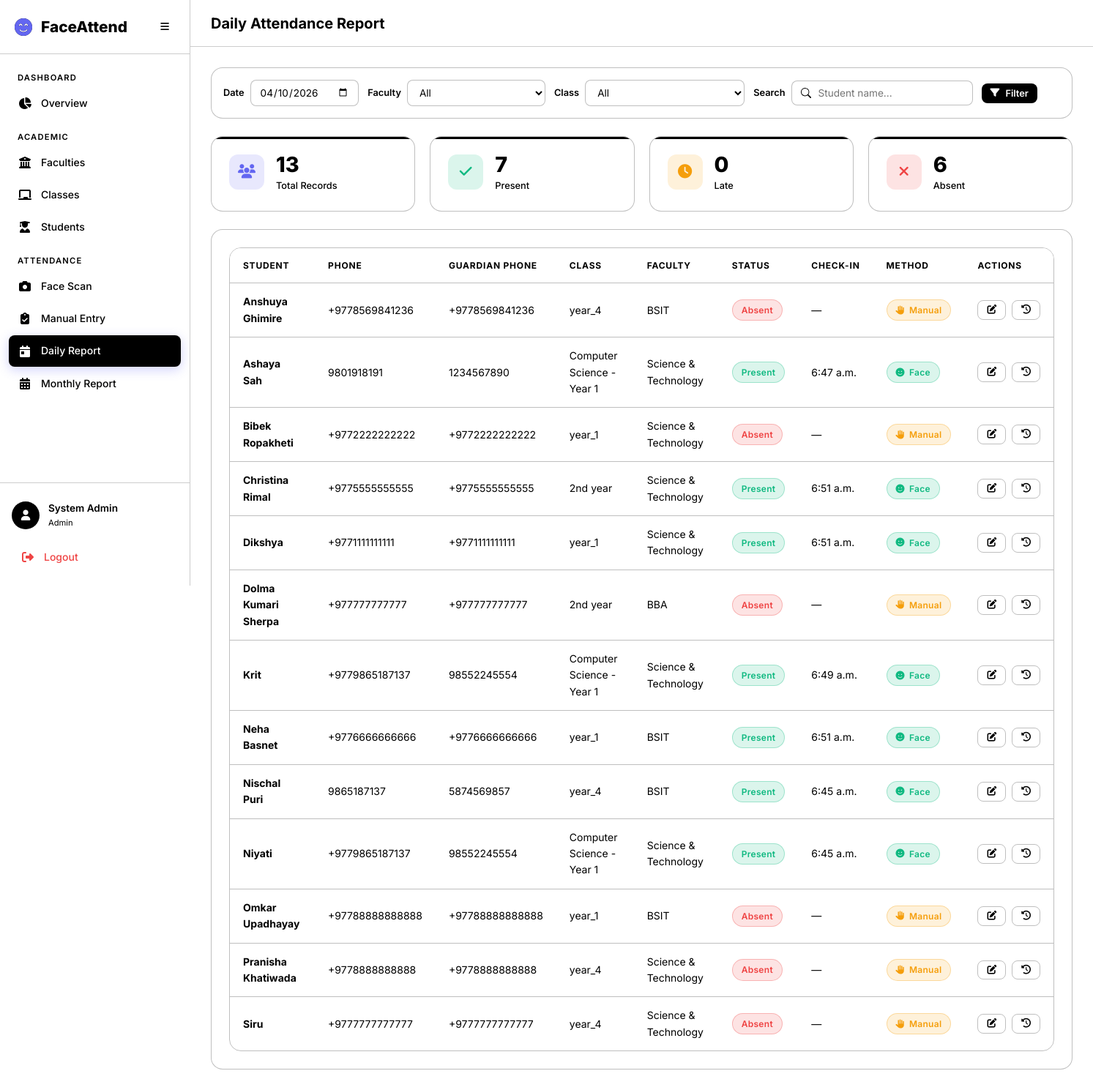
The app's page /attendance/daily/ with its own data.
### accounts/models.py (models this page shows, shortened)
class User(AbstractUser):
    class Role(models.TextChoices):
        ADMIN = 'admin', 'Admin'
        TEACHER = 'teacher', 'Teacher'
        STUDENT = 'student', 'Student'
    role = models.CharField(
        max_length=10,
        choices=Role.choices,
        default=Role.STUDENT,
    )
    phone = models.CharField(max_length=20, blank=True)
    profile_image = models.ImageField(upload_to='profiles/', blank=True, null=True)

### attendance/models.py (models this page shows, shortened)
class Attendance(models.Model):
    class Status(models.TextChoices):
        PRESENT = 'present', 'Present'
        ABSENT = 'absent', 'Absent'
        LATE = 'late', 'Late'
        INFORMED = 'informed', 'Informed'
    student = models.ForeignKey(Student, on_delete=models.CASCADE, related_name='attendances')
    date = models.DateField()
    status = models.CharField(max_length=10, choices=Status.choices, default=Status.ABSENT)
    check_in_time = models.TimeField(null=True, blank=True)
    marked_by = models.ForeignKey(
        settings.AUTH_USER_MODEL,
        on_delete=models.SET_NULL,
        null=True, blank=True,
        related_name='marked_attendances',
    )
    is_face_recognized = models.BooleanField(default=False)
    is_override = models.BooleanField(default=False)
    confidence = models.FloatField(null=True, blank=True, help_text='Face recognition confidence score')
    notes = models.TextField(blank=True)
    created_at = models.DateTimeField(auto_now_add=True)
    updated_at = models.DateTimeField(auto_now=True)
    class Meta:
        unique_together = ['student', 'date']
        ordering = ['-date', 'student__full_name']

### academics/models.py (models this page shows, shortened)
class Student(models.Model):
    user = models.OneToOneField(
        settings.AUTH_USER_MODEL,
        on_delete=models.CASCADE,
        related_name='student_profile',
        null=True, blank=True,
    )
    full_name = models.CharField(max_length=300)
    profile_image = models.ImageField(upload_to='students/profiles/')
    face_encoding = models.BinaryField(null=True, blank=True, help_text='128-d face encoding as bytes')
    enrollment_year = models.PositiveIntegerField()
    faculty = models.ForeignKey(Faculty, on_delete=models.CASCADE, related_name='students')
    academic_class = models.ForeignKey(AcademicClass, on_delete=models.CASCADE, related_name='students')
    phone = models.CharField(max_length=20, blank=True)
    guardian_phone = models.CharField(max_length=20, blank=True)
    is_phone_flagged = models.BooleanField(
        default=False,
        help_text='Mark this when the student phone number is incorrect.',
    )
    is_active = models.BooleanField(default=True)
    created_at = models.DateTimeField(auto_now_add=True)
    updated_at = models.DateTimeField(auto_now=True)
    class Meta:
        ordering = ['full_name']

class AcademicClass(models.Model):
    name = models.CharField(max_length=200)
    faculty = models.ForeignKey(Faculty, on_delete=models.CASCADE, related_name='classes')
    teacher = models.ForeignKey(
        settings.AUTH_USER_MODEL,
        on_delete=models.SET_NULL,
        null=True, blank=True,
        related_name='assigned_classes',
        limit_choices_to={'role': 'teacher'},
    )
    created_at = models.DateTimeField(auto_now_add=True)
    updated_at = models.DateTimeField(auto_now=True)
    class Meta:
        verbose_name_plural = 'Classes'
        ordering = ['faculty__name', 'name']
        unique_together = ['name', 'faculty']

class Faculty(models.Model):
    name = models.CharField(max_length=200, unique=True)
    description = models.TextField(blank=True)
    created_at = models.DateTimeField(auto_now_add=True)
    updated_at = models.DateTimeField(auto_now=True)
    class Meta:
        verbose_name_plural = 'Faculties'
        ordering = ['name']

### attendance/views.py (the view)
# urls.py: path('daily/', views.daily_report, name='daily_report'),
@login_required
@admin_or_teacher_required
def daily_report(request):
    today = timezone.localdate()
    selected_date = request.GET.get('date', today.isoformat())
    faculty_id = request.GET.get('faculty')
    class_id = request.GET.get('class')
    search = request.GET.get('search', '')
    records = Attendance.objects.filter(date=selected_date).select_related(
        'student', 'student__academic_class', 'student__faculty', 'marked_by'
    )
    teacher_classes = None
    if request.user.role == 'teacher':
        teacher_classes = AcademicClass.objects.filter(teacher=request.user).select_related('faculty')
        records = records.filter(student__academic_class__in=teacher_classes)
    if faculty_id:
        records = records.filter(student__faculty_id=faculty_id)
    if class_id:
        records = records.filter(student__academic_class_id=class_id)
    if search:
        records = records.filter(student__full_name__icontains=search)
    summary = {
        'total': records.count(),
        'present': records.filter(status='present').count(),
        'late': records.filter(status='late').count(),
        'absent': records.filter(status='absent').count(),
        'informed': records.filter(status='informed').count(),
    }
    if request.user.role == 'teacher':
        faculties = Faculty.objects.filter(classes__in=teacher_classes).distinct()
        classes = teacher_classes
    else:
        faculties = Faculty.objects.all()
        classes = AcademicClass.objects.all()
    return render(request, 'attendance/daily_report.html', {
        'records': records,
        'summary': summary,
        'faculties': faculties,
        'classes': classes,
        'selected_date': selected_date,
        'selected_faculty': faculty_id,
        'selected_class': class_id,
        'search': search,
    })

### templates/attendance/daily_report.html (shortened to what this page needs)
{% extends 'base.html' %}
{% load static %}
{% block page_title %}Daily Attendance Report{% endblock %}
{% block content %}
<div class="animate-fade-in">
    <form method="get" class="filters-bar mb-3">
        <div class="filter-group">
            <label>Date</label>
            <input type="date" name="date" value="{{ selected_date }}" class="filter-input"
                onchange="this.form.submit()">
        </div>
        <div class="filter-group">
            <label>Faculty</label>
            <select name="faculty" class="filter-input" onchange="this.form.submit()">
                <option value="">All</option>
            </select>
        </div>
        <div class="filter-group">
            <label>Class</label>
            <select name="class" class="filter-input" onchange="this.form.submit()">
                <option value="">All</option>
            </select>
        </div>
        <div class="filter-group">
            <label>Search</label>
            <input type="text" name="search" value="{{ search }}" placeholder="Student name..." class="search-input">
        </div>
        <button type="submit" class="btn btn-sm btn-primary"><i class="fas fa-filter"></i> Filter</button>
    </form>
    <div class="stats-grid mb-3">
        <div class="stat-card primary">
            <div class="stat-icon primary"><i class="fas fa-users"></i></div>
            <div class="stat-content">
                <div class="stat-value">{{ summary.total }}</div>
                <div class="stat-label">Total Records</div>
            </div>
        </div>
        <div class="stat-card success">
            <div class="stat-icon success"><i class="fas fa-check"></i></div>
            <div class="stat-content">
                <div class="stat-value">{{ summary.present }}</div>
                <div class="stat-label">Present</div>
            </div>
        </div>
        <div class="stat-card warning">
            <div class="stat-icon warning"><i class="fas fa-clock"></i></div>
            <div class="stat-content">
                <div class="stat-value">{{ summary.late }}</div>
                <div class="stat-label">Late</div>
            </div>
        </div>
        <div class="stat-card danger">
            <div class="stat-icon danger"><i class="fas fa-times"></i></div>
            <div class="stat-content">
                <div class="stat-value">{{ summary.absent }}</div>
                <div class="stat-label">Absent</div>
            </div>
        </div>
    </div>
    <div class="card">
        <div class="table-container">
            <table class="data-table" id="dailyTable">
                <thead>
                    <tr>
                        <th>Student</th>
                        <th>Phone</th>
                        <th>Guardian Phone</th>
                        <th>Class</th>
                        <th>Faculty</th>
                        <th>Status</th>
                        <th>Check-in</th>
                        <th>Method</th>
                        <th>Actions</th>
                    </tr>
                </thead>
                <tbody>
                    {% for r in records %}
                    <tr>
                        <td><strong>{{ r.student.full_name }}</strong></td>
                        <td>{{ r.student.phone|default:"—" }}</td>
                        <td>{{ r.student.guardian_phone|default:"—" }}</td>
                        <td>{{ r.student.academic_class.name }}</td>
                        <td>{{ r.student.faculty.name }}</td>
                        <td><span class="badge badge-{{ r.status }}">{{ r.get_status_display }}</span></td>
                        <td>{{ r.check_in_time|default:"—" }}</td>
                        <td>
                            {% if r.is_face_recognized %}
                            <span class="badge badge-present"><i class="fas fa-face-smile"></i> Face</span>
                            {% elif r.is_override %}
                            <span class="badge badge-informed"><i class="fas fa-edit"></i> Override</span>
                            {% else %}
                            <span class="badge badge-late"><i class="fas fa-hand"></i> Manual</span>
                            {% endif %}
                        </td>
                        <td>
                            <div class="d-flex gap-1">
                                {% if request.user.role == 'admin' %}
                                <a href="{% url 'attendance:override' r.pk %}" class="btn btn-sm btn-outline"
                                    title="Override">
                                    <i class="fas fa-edit"></i>
                                </a>
                                {% endif %}
                                <a href="{% url 'attendance:logs' r.pk %}" class="btn btn-sm btn-outline" title="Logs">
                                    <i class="fas fa-history"></i>
                                </a>
                            </div>
                        </td>
                    </tr>
                    {% empty %}
                    <tr>
                        <td colspan="9" class="text-center text-muted">No attendance records for this date.</td>
                    </tr>
                    {% endfor %}
                </tbody>
            </table>
        </div>
    </div>
</div>
{% endblock %}

### templates/base.html (shortened to what this page needs)
<!DOCTYPE html>
<html lang="en" data-theme="dark">
<head>
    <link rel="stylesheet" href="https://cdnjs.cloudflare.com/ajax/libs/font-awesome/6.5.1/css/all.min.css">
    {% load static %}
    <link rel="stylesheet" href="{% static 'css/style.css' %}">
</head>
<body>
    {% if user.is_authenticated %}
    <div class="app-layout">
        <aside class="sidebar" id="sidebar">
            <div class="sidebar-header">
                <div class="logo">
                    <i class="fas fa-face-smile-beam"></i>
                    <span>FaceAttend</span>
                </div>
                <button class="sidebar-toggle" id="sidebarToggle">
                    <i class="fas fa-bars"></i>
                </button>
            </div>
            <nav class="sidebar-nav">
                {% if user.role == 'admin' %}
                <div class="nav-section">
                    <span class="nav-section-title">Dashboard</span>
                    <a href="{% url 'academics:admin_dashboard' %}" class="nav-link {% if request.resolver_match.url_name == 'admin_dashboard' %}active{% endif %}">
                        <i class="fas fa-chart-pie"></i><span>Overview</span>
                    </a>
                </div>
                <div class="nav-section">
                    <span class="nav-section-title">Academic</span>
                    <a href="{% url 'academics:faculty_list' %}" class="nav-link {% if 'faculty' in request.resolver_match.url_name %}active{% endif %}">
                        <i class="fas fa-building-columns"></i><span>Faculties</span>
                    </a>
                    <a href="{% url 'academics:class_list' %}" class="nav-link {% if 'class' in request.resolver_match.url_name %}active{% endif %}">
                        <i class="fas fa-chalkboard"></i><span>Classes</span>
                    </a>
                    <a href="{% url 'academics:student_list' %}" class="nav-link {% if 'student' in request.resolver_match.url_name %}active{% endif %}">
                        <i class="fas fa-user-graduate"></i><span>Students</span>
                    </a>
                </div>
                <div class="nav-section">
                    <span class="nav-section-title">Attendance</span>
                    <a href="{% url 'attendance:camera' %}" class="nav-link {% if request.resolver_match.url_name == 'camera' %}active{% endif %}">
                        <i class="fas fa-camera"></i><span>Face Scan</span>
                    </a>
                    <a href="{% url 'attendance:manual' %}" class="nav-link {% if request.resolver_match.url_name == 'manual' %}active{% endif %}">
                        <i class="fas fa-clipboard-check"></i><span>Manual Entry</span>
                    </a>
                    <a href="{% url 'attendance:daily_report' %}" class="nav-link {% if request.resolver_match.url_name == 'daily_report' %}active{% endif %}">
                        <i class="fas fa-calendar-day"></i><span>Daily Report</span>
                    </a>
                    <a href="{% url 'attendance:monthly_report' %}" class="nav-link {% if request.resolver_match.url_name == 'monthly_report' %}active{% endif %}">
                        <i class="fas fa-calendar-alt"></i><span>Monthly Report</span>
                    </a>
                </div>
                {% endif %}
            </nav>
            <div class="sidebar-footer">
                <div class="user-card">
                    <div class="user-avatar">
                        <i class="fas fa-user"></i>
                    </div>
                    <div class="user-info">
                        <span class="user-name">{{ user.get_full_name|default:user.username }}</span>
                        <span class="user-role">{{ user.get_role_display }}</span>
                    </div>
                </div>
                <a href="{% url 'accounts:logout' %}" class="nav-link logout-link">
                    <i class="fas fa-sign-out-alt"></i><span>Logout</span>
                </a>
            </div>
        </aside>
        <main class="main-content">
            <header class="top-bar">
                <h1 class="page-title">{% block page_title %}Dashboard{% endblock %}</h1>
            </header>
            <div class="content-area">
                {% block content %}{% endblock %}
            </div>
        </main>
    </div>
    {% else %}
    <div class="auth-layout">
        {% block auth_content %}{% endblock %}
    </div>
    {% endif %}
</body>
</html>

### records on screen
User: get_full_name "System Admin", role "Admin"
Attendance: student.full_name "Anshuya Ghimire", student.phone "+9778569841236", student.guardian_phone "+9778569841236", student.academic_class.name "year_4", student.faculty.name "BSIT", status "Absent", check_in_time "—", is_face_recognized False (drawn)
Attendance: student.full_name "Ashaya Sah", student.phone "9801918191", student.guardian_phone "1234567890", student.academic_class.name "Computer Science - Year 1", student.faculty.name "Science & Technology", status "Present", check_in_time "6:47 a.m.", is_face_recognized True (drawn)
Attendance: student.full_name "Bibek Ropakheti", student.phone "+9772222222222", student.guardian_phone "+9772222222222", student.academic_class.name "year_1", student.faculty.name "Science & Technology", status "Absent", check_in_time "—", is_face_recognized False (drawn)
Attendance: student.full_name "Christina Rimal", student.phone "+9775555555555", student.guardian_phone "+9775555555555", student.academic_class.name "2nd year", student.faculty.name "Science & Technology", status "Present", check_in_time "6:51 a.m.", is_face_recognized True (drawn)
Attendance: student.full_name "Dikshya", student.phone "+9771111111111", student.guardian_phone "+9771111111111", student.academic_class.name "year_1", student.faculty.name "Science & Technology", status "Present", check_in_time "6:51 a.m.", is_face_recognized True (drawn)
Attendance: student.full_name "Dolma Kumari Sherpa", student.phone "+977777777777", student.guardian_phone "+977777777777", student.academic_class.name "2nd year", student.faculty.name "BBA", status "Absent", check_in_time "—", is_face_recognized False (drawn)
Attendance: student.full_name "Krit", student.phone "+9779865187137", student.guardian_phone "98552245554", student.academic_class.name "Computer Science - Year 1", student.faculty.name "Science & Technology", status "Present", check_in_time "6:49 a.m.", is_face_recognized True (drawn)
Attendance: student.full_name "Neha Basnet", student.phone "+9776666666666", student.guardian_phone "+9776666666666", student.academic_class.name "year_1", student.faculty.name "BSIT", status "Present", check_in_time "6:51 a.m.", is_face_recognized True (drawn)
Attendance: student.full_name "Nischal Puri", student.phone "9865187137", student.guardian_phone "5874569857", student.academic_class.name "year_4", student.faculty.name "BSIT", status "Present", check_in_time "6:45 a.m.", is_face_recognized True (drawn)
Attendance: student.full_name "Niyati", student.phone "+9779865187137", student.guardian_phone "98552245554", student.academic_class.name "Computer Science - Year 1", student.faculty.name "Science & Technology", status "Present", check_in_time "6:45 a.m.", is_face_recognized True (drawn)
Attendance: student.full_name "Omkar Upadhayay", student.phone "+97788888888888", student.guardian_phone "+97788888888888", student.academic_class.name "year_1", student.faculty.name "BSIT", status "Absent", check_in_time "—", is_face_recognized False (drawn)
Attendance: student.full_name "Pranisha Khatiwada", student.phone "+9778888888888", student.guardian_phone "+9778888888888", student.academic_class.name "year_4", student.faculty.name "Science & Technology", status "Absent", check_in_time "—", is_face_recognized False (drawn)
Attendance: student.full_name "Siru", student.phone "+9777777777777", student.guardian_phone "+9777777777777", student.academic_class.name "year_4", student.faculty.name "Science & Technology", status "Absent", check_in_time "—", is_face_recognized False (drawn)

### other values on screen
{{ summary.total }} "13"
{{ summary.present }} "7"
{{ summary.late }} "0"
{{ summary.absent }} "6"
